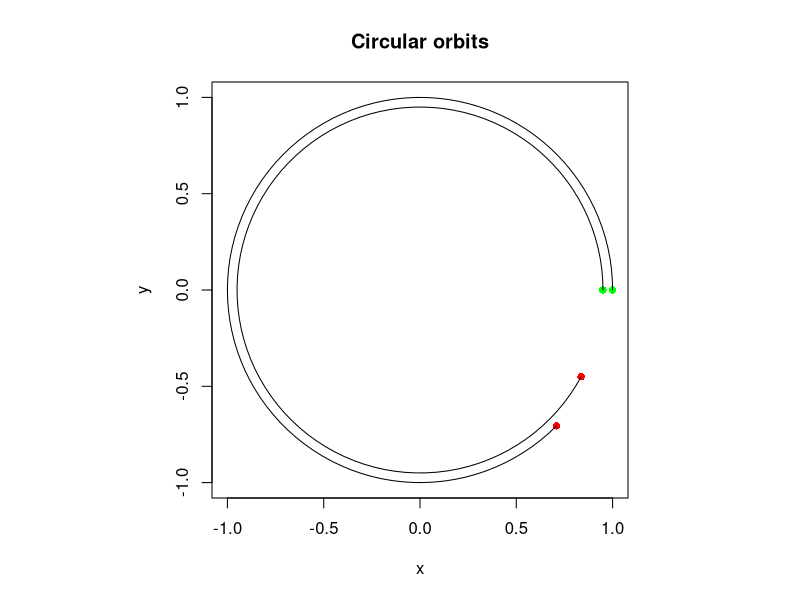

Here is the R script that generated this plot:
### Script to illustrate orbit stability

par(pty="s")

T <- 5.5
tvec <- seq(0,T,length=101)

plot.path <- function(r,...)
  {
    omega <- 1/r^1
    x <- r*cos(omega*tvec)
    y <- r*sin(omega*tvec)
    points(x[1],y[1],pch=16,col="green")
    points(x[length(x)],y[length(y)],pch=16,col="red")
    lines(x,y,...)
    return(list(x=x,y=y))
  }

plot(c(-1,1),c(-1,1),type="n",
     main="Circular orbits",
     xlab="x",ylab="y")

plot.path(1)
plot.path(0.95)
